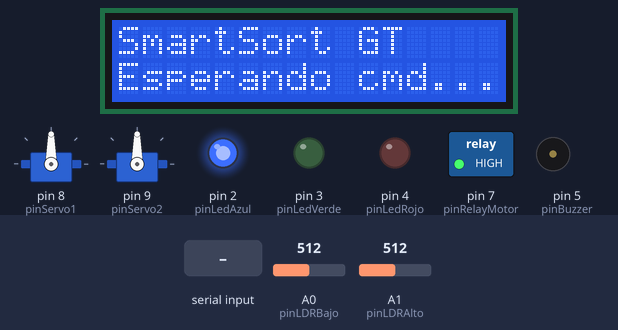
Recording of a sketch running on a simulated Arduino Mega 2560, built with avr-gcc and run on an emulated ATmega2560. Parts: 2 × servo, 16×2 character LCD, switched loads named in the sketch (green lamp = pin HIGH), output pins drawn as LEDs (lit = HIGH), buzzer (waves = sounding). The inputs (shaded band) are chosen by the test bench; at power-on: A0 (pinLDRBajo) = 512, A1 (pinLDRAlto) = 512. EEPROM starts erased.

Above: at 1.2 s.
1.3 s: "iniciar\n" received over the second serial link
At 2.1 s:
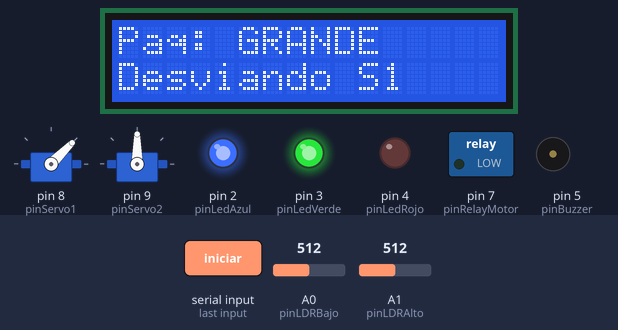
3.1 s: "pausa\n" received over the second serial link
At 4.5 s:
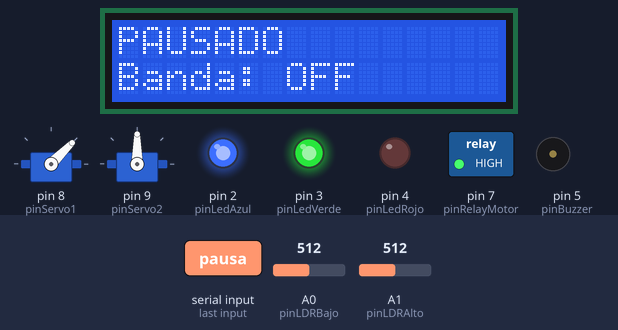
6.1 s: "detener\n" received over the second serial link
At 7.2 s:
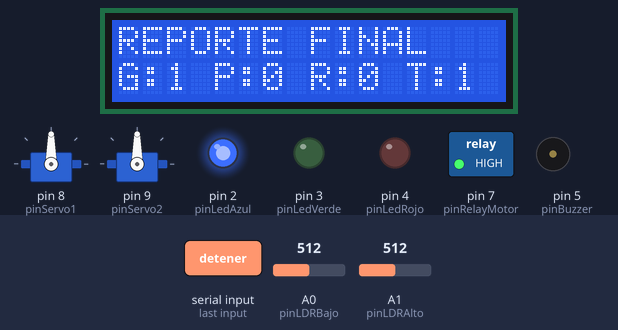
7.6 s: "modo_mantenimiento\n" received over the second serial link
At 8.7 s:
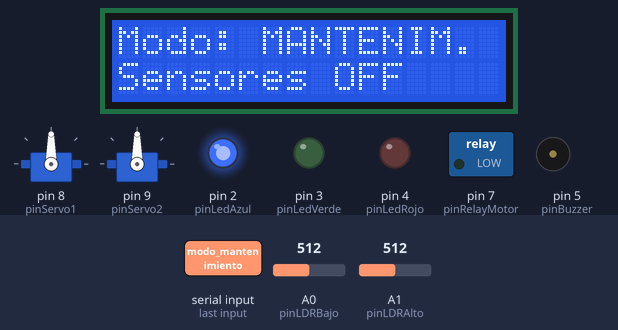
9.1 s: "reporte\n" received over the second serial link
At 10.3 s:
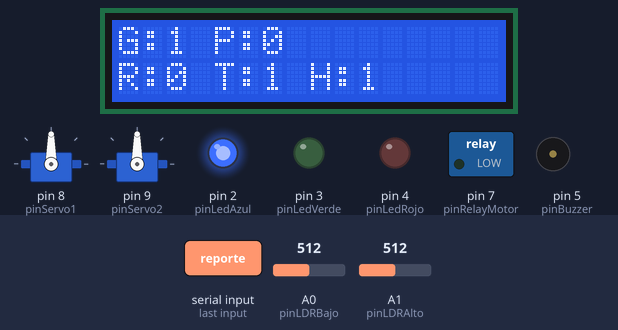
10.6 s: "modo_lote:\n" received over the second serial link
At 11.7 s:
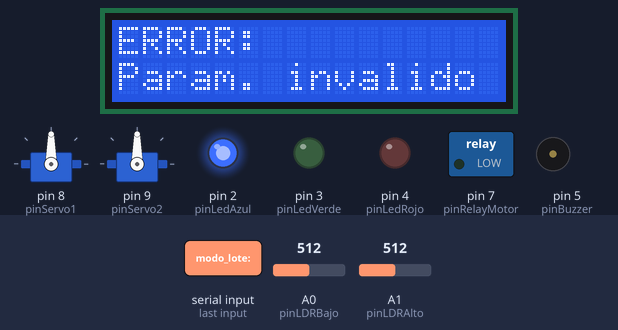
Timing chart, 0 to 13.1 s (numbered marks = the images above; inputs shaded):
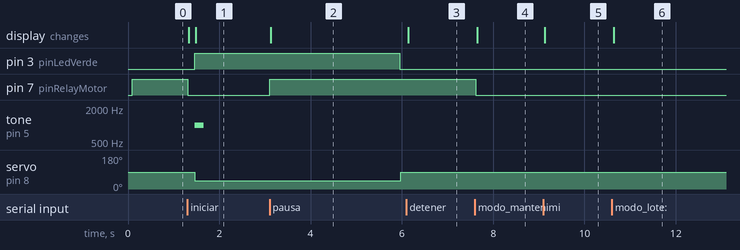

The sketch:

Proyecto.ino
```cpp
#include <Servo.h>
#include <Wire.h>
#include <LiquidCrystal_I2C.h>
#include <EEPROM.h>

// Pines del Arduino Mega 2560
const int pinRelayMotor = 7;
const int pinLDRBajo = A0;
const int pinLDRAlto = A1;
const int pinServo1 = 8;
const int pinServo2 = 9;
const int pinLedAzul = 2;
const int pinLedVerde = 3;
const int pinLedRojo = 4;
const int pinBuzzer = 5;

const int UMBRAL_LDR = 700;

// Direcciones de almacenamiento EEPROM
const int DIR_GRANDE = 0;
const int DIR_PEQUENO = 2;
const int DIR_RECHAZO = 4;
const int DIR_TOTAL_HISTORICO = 8;

// Perifericos
Servo servo1;
Servo servo2;
LiquidCrystal_I2C lcd(0x27, 16, 2);

// Temporizadores de los servos
unsigned long tiempoActivacionS1 = 0;
unsigned long tiempoActivacionS2 = 0;
bool s1Activo = false;
bool s2Activo = false;

const unsigned long TIEMPO_RETORNO_S1 = 4500;
const unsigned long TIEMPO_RETORNO_S2 = 7500;

// Estados de deteccion
enum EstadoDeteccion {
  ESPERANDO,
  CONFIRMANDO,
  ESPERANDO_LIBERACION
};

EstadoDeteccion estadoSensor = ESPERANDO;
unsigned long tiempoInicioDeteccion = 0;
const unsigned long TIEMPO_CONFIRMACION = 150;

bool l1Detectado = false;
bool l2Detectado = false;
unsigned long tiempoRechazo = 0;
bool rechazoActivo = false;

// Control de beeps
bool beepRechazoActivo = false;
int beepsRealizados = 0;
unsigned long tiempoUltimoBeep = 0;

// Bluetooth y modos
String comandoBT = "";

enum ModoOperacion {
  DETENIDO,
  NORMAL,
  PAUSADO,
  MANTENIMIENTO,
  LOTE,
  FIN_LOTE
};

ModoOperacion modoActual = DETENIDO;

// Estadisticas
int contGrande = 0;
int contPequeno = 0;
int contRechazo = 0;
unsigned long totalHistorico = 0;
int objetivoLote = 0;
int procesadosLote = 0;

void setup() {
  Serial.begin(9600);
  Serial1.begin(9600);

  pinMode(pinRelayMotor, OUTPUT);
  pinMode(pinLedAzul, OUTPUT);
  pinMode(pinLedVerde, OUTPUT);
  pinMode(pinLedRojo, OUTPUT);
  pinMode(pinBuzzer, OUTPUT);

  servo1.attach(pinServo1);
  servo2.attach(pinServo2);

  servo1.write(90);
  servo2.write(90);

  lcd.init();
  lcd.backlight();

  // Recuperar datos de EEPROM
  EEPROM.get(DIR_GRANDE, contGrande);
  EEPROM.get(DIR_PEQUENO, contPequeno);
  EEPROM.get(DIR_RECHAZO, contRechazo);
  EEPROM.get(DIR_TOTAL_HISTORICO, totalHistorico);

  if (contGrande < 0 || contGrande > 32000)
    contGrande = 0;

  if (contPequeno < 0 || contPequeno > 32000)
    contPequeno = 0;

  if (contRechazo < 0 || contRechazo > 32000)
    contRechazo = 0;

  if (totalHistorico == 0xFFFFFFFFUL)
    totalHistorico = 0;

  actualizarLCD("SmartSort GT", "Esperando cmd...");
  digitalWrite(pinLedAzul, HIGH);
  digitalWrite(pinRelayMotor, HIGH);
}

void loop() {
  unsigned long tiempoActual = millis();

  // Recibir comandos Bluetooth
  while (Serial1.available() > 0) {
    char c = Serial1.read();

    if (c == '\n' || c == '\r') {
      if (comandoBT.length() > 0) {
        ejecutarComando(comandoBT);
        comandoBT = "";
      }
    } else {
      comandoBT += c;
    }
  }

  // Leer sensores en modo normal o por lote
  if (modoActual == NORMAL || modoActual == LOTE) {
    int valorL1 = analogRead(pinLDRBajo);
    int valorL2 = analogRead(pinLDRAlto);

    bool actualL1 = (valorL1 < UMBRAL_LDR);
    bool actualL2 = (valorL2 < UMBRAL_LDR);

    if (estadoSensor == ESPERANDO) {
      if (actualL1 || actualL2) {
        estadoSensor = CONFIRMANDO;
        tiempoInicioDeteccion = tiempoActual;
        l1Detectado = actualL1;
        l2Detectado = actualL2;
      }
    }
    else if (estadoSensor == CONFIRMANDO) {
      if (actualL1) l1Detectado = true;
      if (actualL2) l2Detectado = true;

      if (tiempoActual - tiempoInicioDeteccion >= TIEMPO_CONFIRMACION) {
        int tipo = 0;

        if (l1Detectado && l2Detectado) tipo = 1;
        else if (l1Detectado && !l2Detectado) tipo = 2;
        else if (!l1Detectado && l2Detectado) tipo = 3;

        // Clasificar paquete grande
        if (tipo == 1 && !s1Activo) {
          servo1.write(45);
          digitalWrite(pinLedVerde, HIGH);
          tone(pinBuzzer, 1000, 200);
          actualizarLCD("Paq: GRANDE", "Desviando S1");

          s1Activo = true;
          tiempoActivacionS1 = tiempoActual;

          if (contGrande < 32000) contGrande++;
          if (totalHistorico < 4000000000UL) totalHistorico++;

          EEPROM.put(DIR_GRANDE, contGrande);
          EEPROM.put(DIR_TOTAL_HISTORICO, totalHistorico);
          procesadosLote++;
        }

        // Clasificar paquete pequeno
        else if (tipo == 2 && !s2Activo) {
          servo2.write(140);
          digitalWrite(pinLedVerde, HIGH);
          tone(pinBuzzer, 1500, 200);
          actualizarLCD("Paq: PEQUENO", "Desviando S2");

          s2Activo = true;
          tiempoActivacionS2 = tiempoActual;

          if (contPequeno < 32000) contPequeno++;
          if (totalHistorico < 4000000000UL) totalHistorico++;

          EEPROM.put(DIR_PEQUENO, contPequeno);
          EEPROM.put(DIR_TOTAL_HISTORICO, totalHistorico);
          procesadosLote++;
        }

        // Registrar paquete rechazado
        else if (tipo == 3) {
          digitalWrite(pinLedRojo, HIGH);
          actualizarLCD("Paq: RECHAZO", "Sin desvio");

          rechazoActivo = true;
          tiempoRechazo = tiempoActual;

          if (contRechazo < 32000) contRechazo++;
          if (totalHistorico < 4000000000UL) totalHistorico++;

          EEPROM.put(DIR_RECHAZO, contRechazo);
          EEPROM.put(DIR_TOTAL_HISTORICO, totalHistorico);
          procesadosLote++;

          beepRechazoActivo = true;
          beepsRealizados = 1;
          tiempoUltimoBeep = tiempoActual;
          tone(pinBuzzer, 500, 100);
        }

        // Comprobar si se completo el lote
        if (modoActual == LOTE &&
            procesadosLote >= objetivoLote) {
          modoActual = FIN_LOTE;
          actualizarLCD("Meta alcanzada", "Terminando...");
        }

        estadoSensor = ESPERANDO_LIBERACION;
      }
    }
    else if (estadoSensor == ESPERANDO_LIBERACION) {
      if (!actualL1 && !actualL2) {
        estadoSensor = ESPERANDO;
      }
    }
  }

  // Generar tres beeps para rechazo
  if (beepRechazoActivo) {
    if (tiempoActual - tiempoUltimoBeep >= 200) {
      if (beepsRealizados < 3) {
        tone(pinBuzzer, 500, 100);
        tiempoUltimoBeep = tiempoActual;
        beepsRealizados++;
      } else {
        beepRechazoActivo = false;
      }
    }
  }

  // Detener la banda al terminar el lote
  if (modoActual == FIN_LOTE) {
    if (!s1Activo && !s2Activo && !rechazoActivo) {
      modoActual = DETENIDO;
      digitalWrite(pinRelayMotor, HIGH);
      actualizarLCD("Lote completo", "Banda: OFF");
      tone(pinBuzzer, 2000, 1500);
    }
  }

  // Retornar servo de paquetes grandes
  if (s1Activo &&
      tiempoActual - tiempoActivacionS1 >= TIEMPO_RETORNO_S1) {
    servo1.write(90);
    digitalWrite(pinLedVerde, LOW);
    s1Activo = false;
    refrescarPantallaBase();
  }

  // Retornar servo de paquetes pequenos
  if (s2Activo &&
      tiempoActual - tiempoActivacionS2 >= TIEMPO_RETORNO_S2) {
    servo2.write(90);
    digitalWrite(pinLedVerde, LOW);
    s2Activo = false;
    refrescarPantallaBase();
  }

  // Apagar indicador de rechazo
  if (rechazoActivo &&
      tiempoActual - tiempoRechazo >= 1500) {
    digitalWrite(pinLedRojo, LOW);
    rechazoActivo = false;
    refrescarPantallaBase();
  }
}

void ejecutarComando(String cmd) {
  cmd.trim();

  if (cmd.equalsIgnoreCase("iniciar") ||
      cmd.equalsIgnoreCase("modo_normal")) {
    modoActual = NORMAL;
    digitalWrite(pinRelayMotor, LOW);
    actualizarLCD("Modo: NORMAL", "Banda: ON");
  }
  else if (cmd.equalsIgnoreCase("pausa")) {
    modoActual = PAUSADO;
    digitalWrite(pinRelayMotor, HIGH);
    actualizarLCD("PAUSADO", "Banda: OFF");
  }
  else if (cmd.equalsIgnoreCase("detener")) {
    modoActual = DETENIDO;
    digitalWrite(pinRelayMotor, HIGH);

    String rep = "G:" + String(contGrande) +
                 " P:" + String(contPequeno) +
                 " R:" + String(contRechazo) +
                 " T:" + String(contGrande +
                                 contPequeno +
                                 contRechazo);

    actualizarLCD("REPORTE FINAL", rep);
  }
  else if (cmd.equalsIgnoreCase("modo_mantenimiento")) {
    modoActual = MANTENIMIENTO;
    digitalWrite(pinRelayMotor, LOW);
    actualizarLCD("Modo: MANTENIM.", "Sensores OFF");
  }
  else if (cmd.equalsIgnoreCase("estado")) {
    refrescarPantallaBase();
  }
  else if (cmd.equalsIgnoreCase("reporte")) {
    String linea1 = "G:" + String(contGrande) +
                    " P:" + String(contPequeno);

    String linea2 = "R:" + String(contRechazo) +
                    " T:" + String(contGrande +
                                    contPequeno +
                                    contRechazo) +
                    " H:" + String(totalHistorico);

    actualizarLCD(linea1, linea2);
  }
  else if (cmd.startsWith("modo_lote:")) {
    String strNum = cmd.substring(10);
    objetivoLote = strNum.toInt();

    if (objetivoLote > 0) {
      modoActual = LOTE;
      procesadosLote = 0;
      digitalWrite(pinRelayMotor, LOW);

      actualizarLCD(
        "Lote: " + String(objetivoLote) + " paq",
        "Banda: ON"
      );
    } else {
      actualizarLCD("ERROR:", "Param. invalido");
    }
  }
  else if (cmd.equalsIgnoreCase("resetear")) {
    contGrande = 0;
    contPequeno = 0;
    contRechazo = 0;

    EEPROM.put(DIR_GRANDE, contGrande);
    EEPROM.put(DIR_PEQUENO, contPequeno);
    EEPROM.put(DIR_RECHAZO, contRechazo);

    actualizarLCD("Reset OK", "Nuevo turno listo");
  }
  else {
    actualizarLCD("ERROR:", "Cmd invalido");
  }
}

void refrescarPantallaBase() {
  if (modoActual == NORMAL)
    actualizarLCD("Modo: NORMAL", "Banda: ON");
  else if (modoActual == PAUSADO)
    actualizarLCD("PAUSADO", "Banda: OFF");
  else if (modoActual == DETENIDO)
    actualizarLCD("SmartSort GT", "Esperando cmd...");
  else if (modoActual == MANTENIMIENTO)
    actualizarLCD("Modo: MANTENIM.", "Sensores OFF");
  else if (modoActual == LOTE)
    actualizarLCD(
      "Lote: " + String(objetivoLote) + " paq",
      "Procesando..."
    );
}

void actualizarLCD(String linea1, String linea2) {
  lcd.clear();
  lcd.setCursor(0, 0);
  lcd.print(linea1);
  lcd.setCursor(0, 1);
  lcd.print(linea2);
}
```

Measured:
- after the input at 1.3 s, pin 3 (pinLedVerde): LOW → HIGH after 0.16 s; pin 7 (pinRelayMotor): HIGH → LOW at once; tone on pin 5 (pinBuzzer): silent → 1000 Hz after 0.16 s, → silent 0.20 s later; servo on pin 8 (pinServo1): 90° → 45° after 0.16 s; the display: first changes at once (image 1 shows a later state)
- after the input at 3.1 s, pin 7 (pinRelayMotor): LOW → HIGH at once; the display: changes at once (image 2)
- after the input at 6.1 s, the display: changes at once (image 3)
- after the input at 7.6 s, pin 7 (pinRelayMotor): HIGH → LOW at once; the display: changes after 0.05 s (image 4)
- after the input at 9.1 s, the display: changes at once (image 5)
- after the input at 10.6 s, the display: changes at once (image 6)
